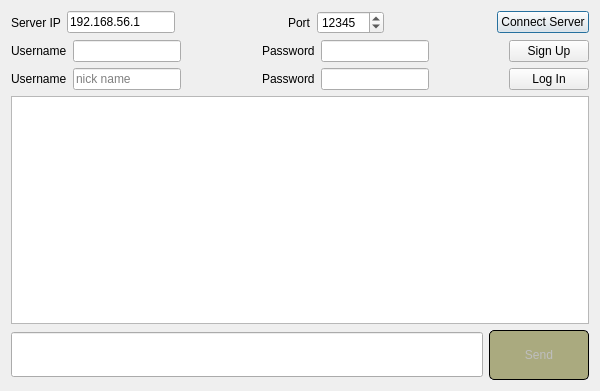
<?xml version="1.0" encoding="UTF-8"?>
<ui version="4.0">
 <class>Dialog</class>
 <widget class="QDialog" name="Dialog">
  <property name="geometry">
   <rect>
    <x>0</x>
    <y>0</y>
    <width>600</width>
    <height>391</height>
   </rect>
  </property>
  <property name="windowTitle">
   <string>Dialog</string>
  </property>
  <property name="styleSheet">
   <string notr="true"/>
  </property>
  <layout class="QGridLayout" name="gridLayout">
   <item row="0" column="0">
    <layout class="QHBoxLayout" name="horizontalLayout_2">
     <item>
      <widget class="QLabel" name="label">
       <property name="text">
        <string>Server IP</string>
       </property>
      </widget>
     </item>
     <item>
      <widget class="QLineEdit" name="server">
       <property name="text">
        <string>192.168.56.1</string>
       </property>
      </widget>
     </item>
     <item>
      <spacer name="horizontalSpacer_4">
       <property name="orientation">
        <enum>Qt::Horizontal</enum>
       </property>
       <property name="sizeHint" stdset="0">
        <size>
         <width>40</width>
         <height>20</height>
        </size>
       </property>
      </spacer>
     </item>
     <item>
      <widget class="QLabel" name="label_2">
       <property name="text">
        <string>Port</string>
       </property>
      </widget>
     </item>
     <item>
      <widget class="QSpinBox" name="port">
       <property name="maximum">
        <number>999999</number>
       </property>
       <property name="value">
        <number>12345</number>
       </property>
      </widget>
     </item>
     <item>
      <spacer name="horizontalSpacer_2">
       <property name="orientation">
        <enum>Qt::Horizontal</enum>
       </property>
       <property name="sizeHint" stdset="0">
        <size>
         <width>18</width>
         <height>20</height>
        </size>
       </property>
      </spacer>
     </item>
     <item>
      <widget class="QPushButton" name="btnConnecter">
       <property name="text">
        <string>Connect Server</string>
       </property>
      </widget>
     </item>
    </layout>
   </item>
   <item row="1" column="0">
    <layout class="QHBoxLayout" name="horizontalLayout">
     <item>
      <widget class="QLabel" name="label_3">
       <property name="text">
        <string>Username</string>
       </property>
      </widget>
     </item>
     <item>
      <widget class="QLineEdit" name="username"/>
     </item>
     <item>
      <spacer name="horizontalSpacer">
       <property name="orientation">
        <enum>Qt::Horizontal</enum>
       </property>
       <property name="sizeHint" stdset="0">
        <size>
         <width>40</width>
         <height>20</height>
        </size>
       </property>
      </spacer>
     </item>
     <item>
      <widget class="QLabel" name="label_4">
       <property name="text">
        <string>Password</string>
       </property>
      </widget>
     </item>
     <item>
      <widget class="QLineEdit" name="password"/>
     </item>
     <item>
      <spacer name="horizontalSpacer_5">
       <property name="orientation">
        <enum>Qt::Horizontal</enum>
       </property>
       <property name="sizeHint" stdset="0">
        <size>
         <width>40</width>
         <height>20</height>
        </size>
       </property>
      </spacer>
     </item>
     <item>
      <widget class="QPushButton" name="signup">
       <property name="text">
        <string>Sign Up</string>
       </property>
      </widget>
     </item>
    </layout>
   </item>
   <item row="2" column="0">
    <layout class="QHBoxLayout" name="horizontalLayout_4">
     <item>
      <widget class="QLabel" name="label_5">
       <property name="text">
        <string>Username</string>
       </property>
      </widget>
     </item>
     <item>
      <widget class="QLineEdit" name="nickname">
       <property name="text">
        <string/>
       </property>
       <property name="placeholderText">
        <string>nick name</string>
       </property>
      </widget>
     </item>
     <item>
      <spacer name="horizontalSpacer_3">
       <property name="orientation">
        <enum>Qt::Horizontal</enum>
       </property>
       <property name="sizeHint" stdset="0">
        <size>
         <width>40</width>
         <height>20</height>
        </size>
       </property>
      </spacer>
     </item>
     <item>
      <widget class="QLabel" name="label_6">
       <property name="text">
        <string>Password</string>
       </property>
      </widget>
     </item>
     <item>
      <widget class="QLineEdit" name="login_password"/>
     </item>
     <item>
      <spacer name="horizontalSpacer_6">
       <property name="orientation">
        <enum>Qt::Horizontal</enum>
       </property>
       <property name="sizeHint" stdset="0">
        <size>
         <width>40</width>
         <height>20</height>
        </size>
       </property>
      </spacer>
     </item>
     <item>
      <widget class="QPushButton" name="login">
       <property name="text">
        <string>Log In</string>
       </property>
      </widget>
     </item>
    </layout>
   </item>
   <item row="3" column="0">
    <widget class="QListWidget" name="chatLog">
     <property name="styleSheet">
      <string notr="true"/>
     </property>
    </widget>
   </item>
   <item row="4" column="0">
    <layout class="QHBoxLayout" name="horizontalLayout_3">
     <item>
      <widget class="QLineEdit" name="message">
       <property name="minimumSize">
        <size>
         <width>400</width>
         <height>45</height>
        </size>
       </property>
      </widget>
     </item>
     <item>
      <widget class="QPushButton" name="btnSend">
       <property name="enabled">
        <bool>false</bool>
       </property>
       <property name="minimumSize">
        <size>
         <width>100</width>
         <height>50</height>
        </size>
       </property>
       <property name="styleSheet">
        <string notr="true">QPushButton {
    background-color: #3cbaa2; 
	border: 1px solid black;
    border-radius: 5px;
}

QPushButton:disabled {
    background-color: rgb(170, 170, 127)
}

QPushButton:pressed {
    background-color: qlineargradient(spread:pad, x1:0, y1:0, x2:0, y2:1,   stop:0 rgba(60, 186, 162, 255), stop:1 rgba(98, 211, 162, 255))
}</string>
       </property>
       <property name="text">
        <string>Send</string>
       </property>
      </widget>
     </item>
    </layout>
   </item>
  </layout>
 </widget>
 <layoutdefault spacing="6" margin="11"/>
 <resources/>
 <connections>
  <connection>
   <sender>message</sender>
   <signal>returnPressed()</signal>
   <receiver>btnSend</receiver>
   <slot>click()</slot>
   <hints>
    <hint type="sourcelabel">
     <x>356</x>
     <y>331</y>
    </hint>
    <hint type="destinationlabel">
     <x>451</x>
     <y>334</y>
    </hint>
   </hints>
  </connection>
 </connections>
</ui>
